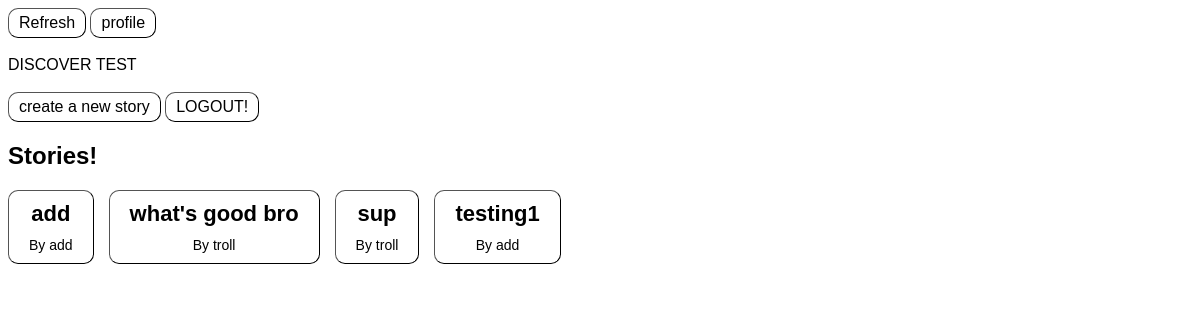
/ (signed in), run on the app's committed database.
### tables this page shows
CREATE TABLE stories (id int, title text, creator text);

### __init__.py (the view)
@app.route('/')
def home():
    if 'username' in session:
        return render_template('discover.html', stories = get_stories()) # page with all the stories
    return render_template('index.html') # welcome page, has login button

### db.py (called while the page is built)
def db_connect():
    global db
    db = sqlite3.connect(DB_FILE)
    return db.cursor()

def db_close():
    db.commit()
    db.close()

def get_stories(): #randomly gets stories (for formatting cards in discover.html)
    c = db_connect()
    c.execute('SELECT * FROM stories')
    stories = c.fetchall()
    rand.shuffle(stories)
    db_close()
    return stories

### templates/discover.html (shortened to what this page needs)
<!DOCTYPE html>
<html lang="en">
<head>
    <link rel="stylesheet" href="../static/css/style.css">
</head>
<body>
    <form>
        <button formaction="/">Refresh</button>
        <button formaction="/profile">profile</button>
    </form>
    <br>
    DISCOVER TEST
    <form>
        <br>
        <button formaction="/add">create a new story</button>
        <button formaction="/logout" method="POST">LOGOUT!</button>
        <br>
    </form>
    <h2>Stories!</h2>
    <form action='/story' class="story-cards" method="POST">
        {% for story in stories %}
        <button type="submit" name="{{story[0]}}" class="card">
            <div class="title">{{story[1]}}</div>
            <div class="creator">By {{story[2]}}</div>
        </button>
        {% endfor %}
    </form>
</body>
</html>

### static/css/style.css (style rules this page uses)
body, html { font-family: Verdana, Geneva, Tahoma, sans-serif; }
input[type="submit"], button { align-items: center; text-align: center; border-radius: 10px; padding: 5px 10px; cursor: pointer; transition: 0.2s; border-width: 1px; font-size: 16px; background-color: white; }
.story-cards { display: flex; flex-wrap: wrap; gap: 15px; }
.card { display: flex; flex-direction: column; align-items: center; justify-content: center; gap: 10px; padding: 10px 20px; }
.card .title { font-size: 22px; font-weight: 600; }
.card .creator { font-size: 14px; }

### data on the page
stories: title "add", creator "add"
stories: title "what's good bro", creator "troll"
stories: title "sup", creator "troll"
stories: title "testing1", creator "add"
